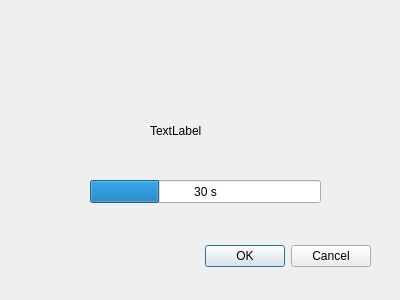
<?xml version="1.0" encoding="UTF-8"?>
<ui version="4.0">
 <class>HttpDialog</class>
 <widget class="QDialog" name="HttpDialog">
  <property name="geometry">
   <rect>
    <x>0</x>
    <y>0</y>
    <width>400</width>
    <height>300</height>
   </rect>
  </property>
  <property name="windowTitle">
   <string>Dialog</string>
  </property>
  <property name="modal">
   <bool>true</bool>
  </property>
  <widget class="QDialogButtonBox" name="buttonBox">
   <property name="geometry">
    <rect>
     <x>30</x>
     <y>240</y>
     <width>341</width>
     <height>32</height>
    </rect>
   </property>
   <property name="orientation">
    <enum>Qt::Orientation::Horizontal</enum>
   </property>
   <property name="standardButtons">
    <set>QDialogButtonBox::StandardButton::Cancel|QDialogButtonBox::StandardButton::Ok</set>
   </property>
  </widget>
  <widget class="QLabel" name="label_message">
   <property name="geometry">
    <rect>
     <x>150</x>
     <y>100</y>
     <width>121</width>
     <height>61</height>
    </rect>
   </property>
   <property name="text">
    <string>TextLabel</string>
   </property>
  </widget>
  <widget class="QProgressBar" name="progressBar_wait">
   <property name="geometry">
    <rect>
     <x>90</x>
     <y>180</y>
     <width>231</width>
     <height>23</height>
    </rect>
   </property>
   <property name="maximum">
    <number>100</number>
   </property>
   <property name="value">
    <number>30</number>
   </property>
   <property name="format">
    <string>%v s</string>
   </property>
  </widget>
 </widget>
 <resources/>
 <connections>
  <connection>
   <sender>buttonBox</sender>
   <signal>accepted()</signal>
   <receiver>HttpDialog</receiver>
   <slot>accept()</slot>
   <hints>
    <hint type="sourcelabel">
     <x>248</x>
     <y>254</y>
    </hint>
    <hint type="destinationlabel">
     <x>157</x>
     <y>274</y>
    </hint>
   </hints>
  </connection>
  <connection>
   <sender>buttonBox</sender>
   <signal>rejected()</signal>
   <receiver>HttpDialog</receiver>
   <slot>reject()</slot>
   <hints>
    <hint type="sourcelabel">
     <x>316</x>
     <y>260</y>
    </hint>
    <hint type="destinationlabel">
     <x>286</x>
     <y>274</y>
    </hint>
   </hints>
  </connection>
 </connections>
</ui>
